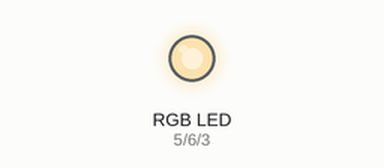
Simulated run of this sketch. Board: Arduino Uno, built with avr-gcc and run on an emulated ATmega328P. Parts: an RGB LED mixed from three pins (HIGH = lit). Dim RGB values are drawn brighter than linear; random numbers use the default seed unless the sketch sets one.

Above: at 0.1 s.
At 4.6 s:
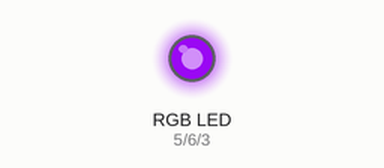
At 9.6 s:
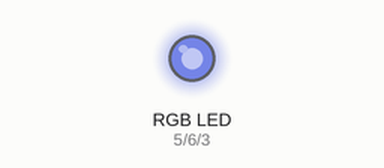
At 19.6 s:
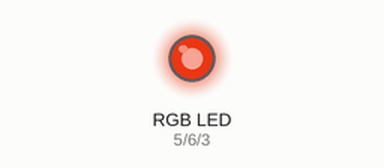
At 29.1 s:
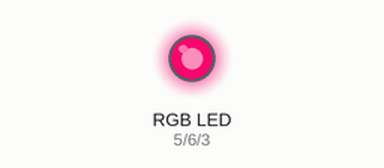
At 39.1 s:
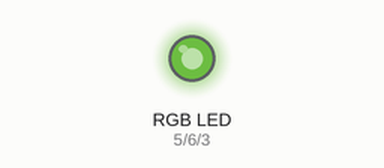
Timing chart, 0 to 40.0 s (numbered marks = the images above):
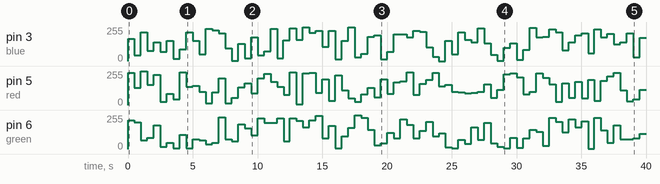

Measured:
- by itself, pin 3 (blue): 0/255 → 167/255 at 0.00 s, → 42/255 0.50 s later, → 216/255 0.50 s later, → 77/255 0.50 s later, … (80 changes in this stretch)
- by itself, pin 5 (red): 0/255 → 241/255 at 0.00 s, → 130/255 0.50 s later, → 254/255 0.50 s later, → 152/255 0.50 s later, … (80 changes in this stretch)

The sketch:

sketch_feb7a.ino
```cpp
const byte blue = 3;
const byte red = 5;
const byte green = 6;

void setup() {
  pinMode(blue, OUTPUT);
  pinMode(red, OUTPUT);
  pinMode(green, OUTPUT);
}

void loop() {
  analogWrite(blue, random(0, 256));
  analogWrite(red, random(0, 256));
  analogWrite(green, random(0, 256));
  delay(500);
}
```
